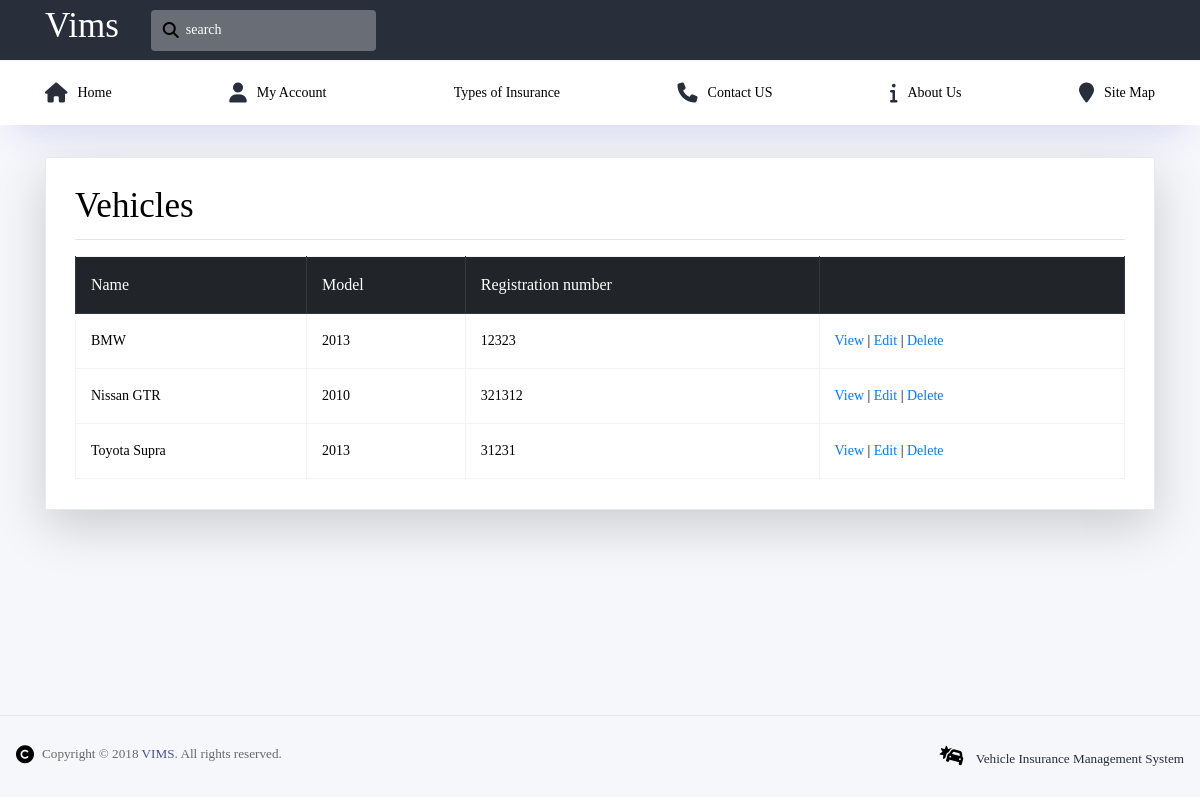
/vehicle/ (signed in), run on the app's committed database.
### vehicle/models.py (models this page shows, shortened)
class Vehicle(models.Model):
    user = models.ForeignKey(settings.AUTH_USER_MODEL,
                             on_delete=models.CASCADE)
    name = models.CharField(max_length=100)
    model = models.IntegerField(default=0000)
    rate = models.CharField(max_length=100)
    body_number = models.CharField(max_length=100)
    engine_number = models.CharField(max_length=100)
    registration_number = models.CharField(max_length=50)
    color = models.CharField(max_length=50)
    description = models.TextField(blank=True)
    updated = models.DateTimeField(auto_now=True)
    timestamp = models.DateTimeField(auto_now_add=True)
    images = models.FileField(upload_to=user_directory_path, blank=True)

### vehicle/views.py (the view)
# urls.py: path('', views.VehicleListView.as_view(), name='list'),
class VehicleListView(ListView):
    def get_queryset(self, *args, **kwargs):
        queryset = Vehicle.objects.filter(user=self.request.user)
        query = self.request.GET.get("q", None)
        if query is not None:
            queryset = queryset.filter(
                Q(content__icontains=query) | Q(user__username__icontains=query))
        return queryset

### vehicle/templates/vehicle/vehicle_list.html (shortened to what this page needs)
{% extends 'base.html' %}
{% block body %}
<div class="card shadow-lg">
    <div class="card-body">
        <h1 class="styled-font">Vehicles</h1>
        <hr>
        <table class="table table-hover table-bordered">
            <thead class="thead-dark">
                <tr>
                    <th>Name</th>
                    <th>Model</th>
                    <th>Registration number</th>
                    <th></th>
                </tr>
            </thead>
            <tbody>
                {% for vehicle in object_list %}
                <tr>
                    <td>{{ vehicle.name }}</td>
                    <td>{{ vehicle.model }}</td>
                    <td>{{ vehicle.registration_number }}</td>
                    <td><a href="{% url 'vehicle:detail' pk=vehicle.id %}">View</a> | <a
                            href="{% url 'vehicle:update' pk=vehicle.id %}">Edit</a> | <a
                            href="{% url 'vehicle:delete' pk=vehicle.id %}">Delete</a>
                    </td>
                </tr>
                {% endfor %}
            </tbody>
        </table>
    </div>
</div>
{% endblock body %}

### static-storage/static/css/custom.css (style rules this page uses)
* { color: #000; font-family: 'Century Gothic'; }
.styled-font { font-family: 'Pacifico', cursive !important; }

### data on the page
Vehicle: name "BMW", model "2013", registration_number "12323"
Vehicle: name "Nissan GTR", model "2010", registration_number "321312"
Vehicle: name "Toyota Supra", model "2013", registration_number "31231"
